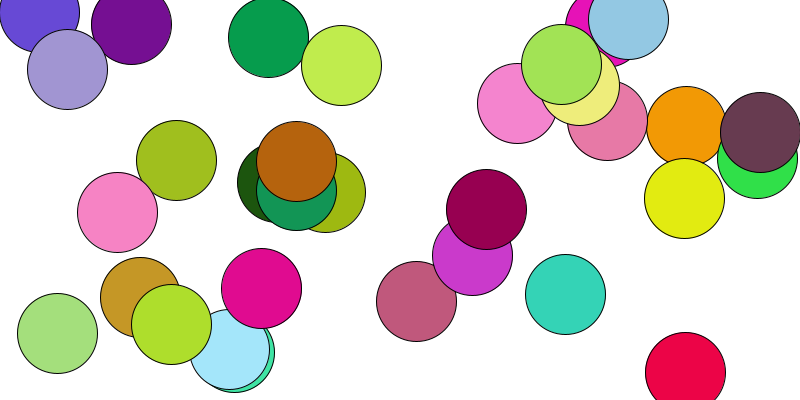
Frame 1 (no input)
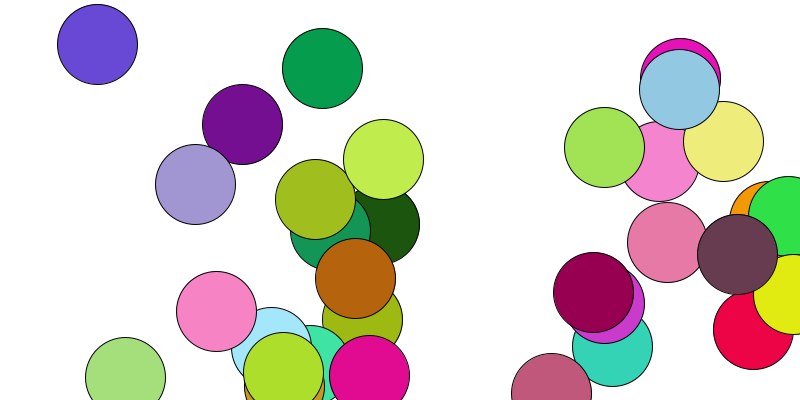
Frame 60 (the mouse pressed at the canvas centre just before this capture)
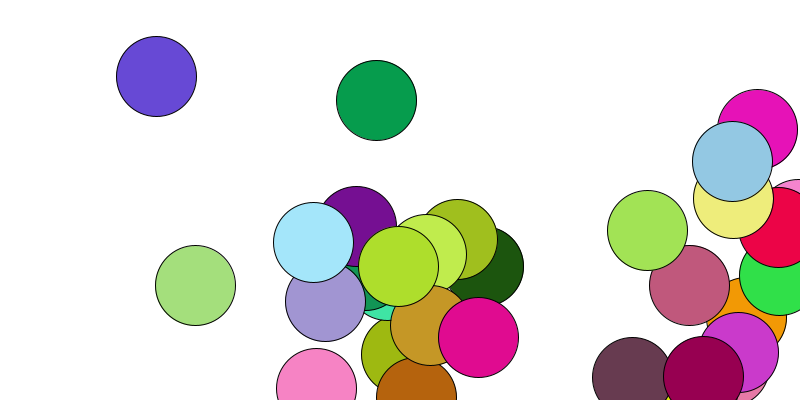
Frame 120 (the mouse held since frame 60 and released just before this capture)

The Processing sketch that drew these frames (run headless with seeded random() and noise(); from frame 60 on, the mouse is pressed at the canvas centre):

// Processing sketch: processing_99727
// ── processing_99727.pde

int N = 32;  //el número de elementos en mi arreglo será 10, del 0 al 9
int Z = 255;

float [] posX = new float [N]; //tipo de dato, los corchetes indican q se trata de un arreglo
float [] posY = new float [N];
float [] incX = new float [N];
float [] incY = new float [N];

float [] c1 = new float [Z];
float [] c2 = new float [Z];
float [] c3 = new float [Z];


//_______

void setup (){
size (800,400);
background (255);

for(int i = 0; i < N; i++){

  posX[i] = random(0,width);
  posY[i] = random(0,height);
  incX[i] = random(0.5,2.5);
  incY[i] = random(0.5,2.5);
  
}


for (int i = 0; i<Z; i++){
  c1[i] = random (0,255);
  c2[i] = random (0,255);
  c3[i] = random (0,255);

}

}


// _________
void draw () {
  background (255);
  
  for (int i=0; i <N; i++){
  
    fill (c1[i],c2[i],c3[i]);
    ellipse (posX[i], posY[i], 80,80);
  posX[i] = posX[i] + incX[i];
  posY[i] = posY[i] + incY[i];
  
  if (posX[i] < 0 || posX[i] > width){
  incX[i] = incX[i] * -1;
  }
  
  if (posY[i] < 0 || posY[i] > height){
  incY[i] = incY[i] * -1;
  }
  
  }
  
}
